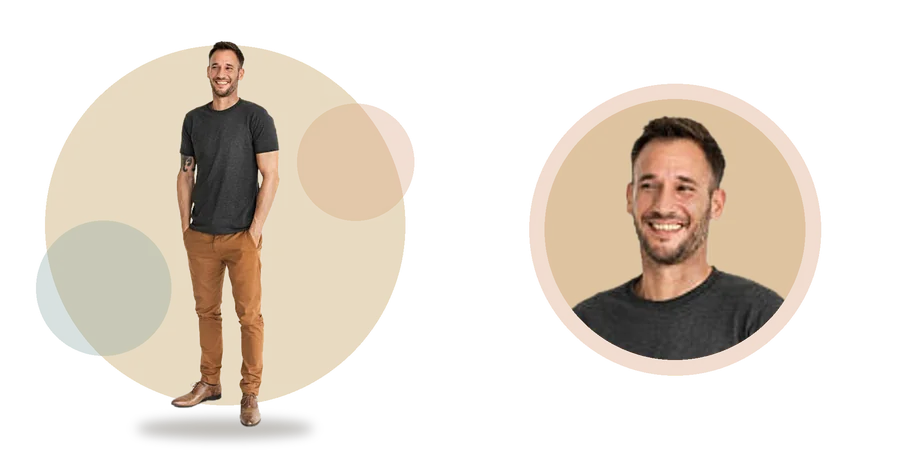
#> input picture assets/plate-01-sm.webp, 900 x 459 px
$ python -i make_spread.py   (imports and definitions only)
#> lines starting #> are read from the running program, lines starting #| are printed output that depends on the picture
#> further down, picture is the input picture: PIL image 900x459 RGBA; mean R, G, B, A 80.5, 66.2, 47.9, 68.6
#!/usr/bin/env python3
"""Turn any picture into a two-page sketchbook spread for the portfolio.

Usage (run from the project folder):
  python tools/make_spread.py my-photo.jpg 01              # fit picture across both pages
  python tools/make_spread.py my-photo.jpg 02 --mode cover # fill both pages (crops edges)
  python tools/make_spread.py man.jpg 04 --cutout          # remove plain background (needs opencv)
  python tools/make_spread.py logo.png 03 --bg "#f6f1e6"   # choose the page colour

Writes assets/plate-NN.webp (2000x1020) and assets/plate-NN-sm.webp (900px, phones).
Use the name "about" instead of a number to make assets/about-photo.webp (landscape, transparent).
Needs: pip install pillow   (and for --cutout: pip install opencv-python-headless numpy)
"""
import argparse, os
from PIL import Image, ImageDraw, ImageFilter

W, H = 2000, 1020
p = argparse.ArgumentParser()
# [6 lines not run here, left out]

def hexrgb(h): h = h.lstrip("#"); return tuple(int(h[i:i+2], 16) for i in (0, 2, 4))

def cutout(im):
    import cv2, numpy as np
    arr = np.array(im.convert("RGB"))[:, :, ::-1].copy(); h, w = arr.shape[:2]
#> after `arr = np.array(im.convert('RGB'))[:, :, ::-1].copy()`:
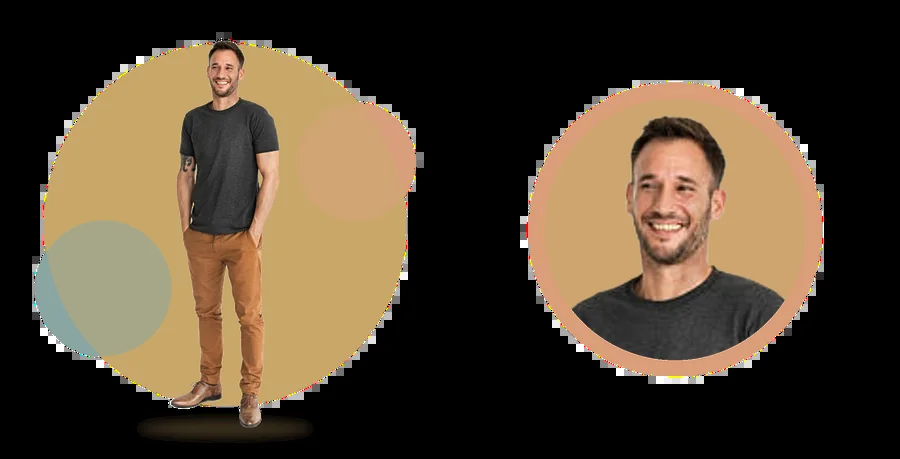
#> arr: shape (459, 900, 3); mean B, G, R 47.9, 66.2, 80.5
#> after `h, w = arr.shape[:2]`: h = 459; w = 900
    mask = np.zeros((h, w), np.uint8); bgd = np.zeros((1, 65)); fgd = np.zeros((1, 65))
    rect = (int(w*.05), int(h*.03), int(w*.9), int(h*.94))
#> rect = (45, 13, 810, 431)
    cv2.grabCut(arr, mask, rect, bgd, fgd, 8, cv2.GC_INIT_WITH_RECT)
    m = np.where((mask == 1) | (mask == 3), 255, 0).astype("uint8")
    m = cv2.GaussianBlur(cv2.erode(m, np.ones((3, 3), np.uint8)), (5, 5), 1.2)
    out = Image.fromarray(np.dstack([arr[:, :, ::-1], m]), "RGBA")
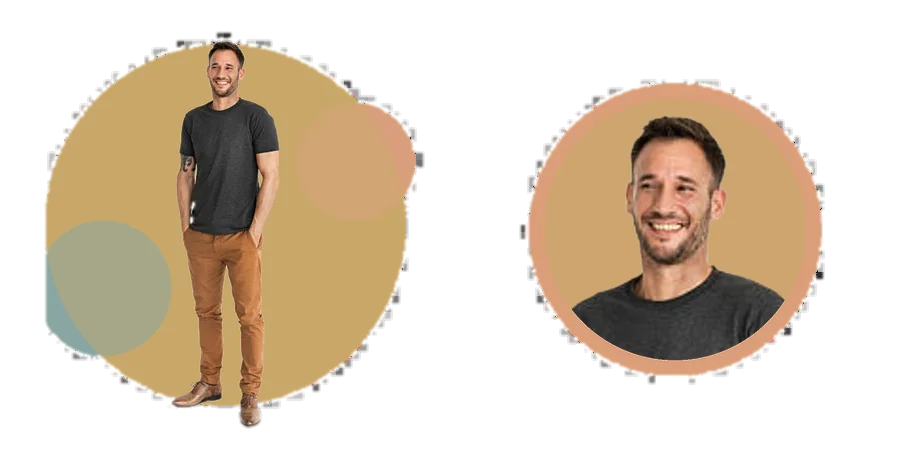
#> out: PIL image 900x459 RGBA; mean R, G, B, A 80.5, 66.2, 47.9, 109.2; transparent parts drawn white
    return out.crop(out.getbbox())
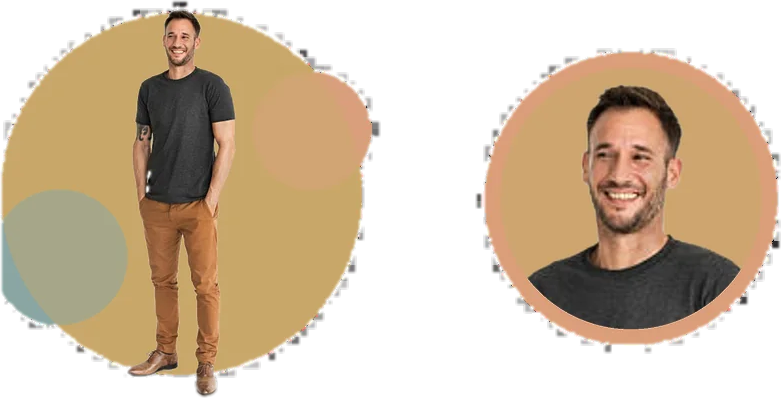
#> returned value: PIL image 781x398 RGBA; mean R, G, B, A 106.2, 87.3, 63.1, 145.1; transparent parts drawn white

# [1 line not run here, left out]
# [1 line that did not run here, left out]
# [1 line that did not run here, left out]

# [7 lines not run here, left out]

# [1 line that did not run here, left out]
# [17 lines not run here, left out]

>>> from PIL import Image
>>> picture = Image.open('../assets/plate-01-sm.webp')
>>> result = cutout(picture)
